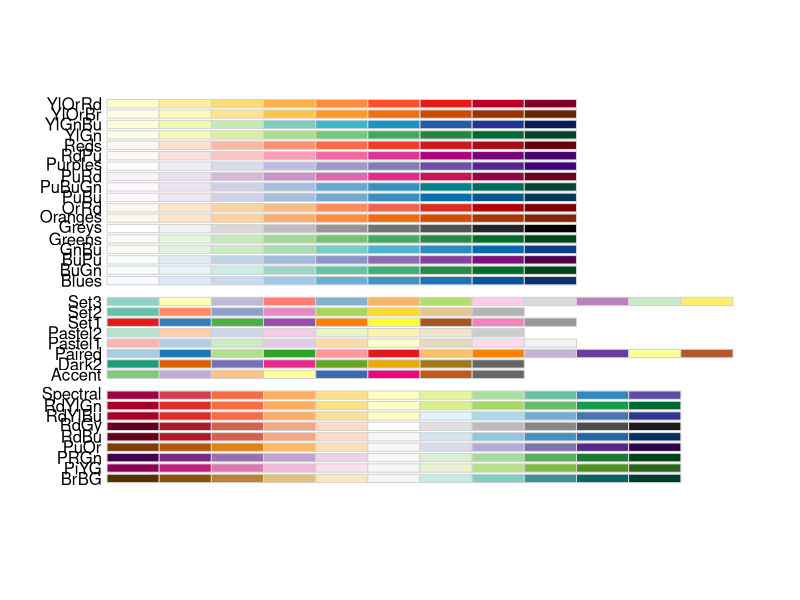
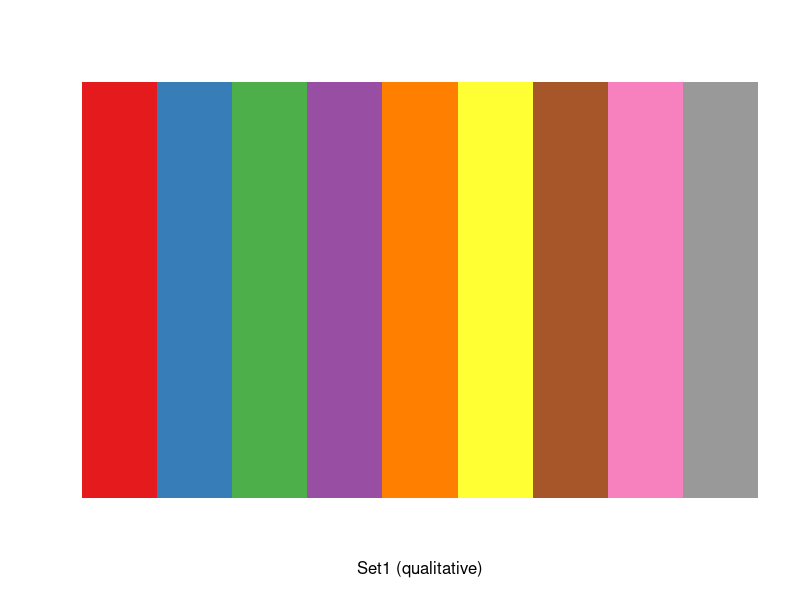
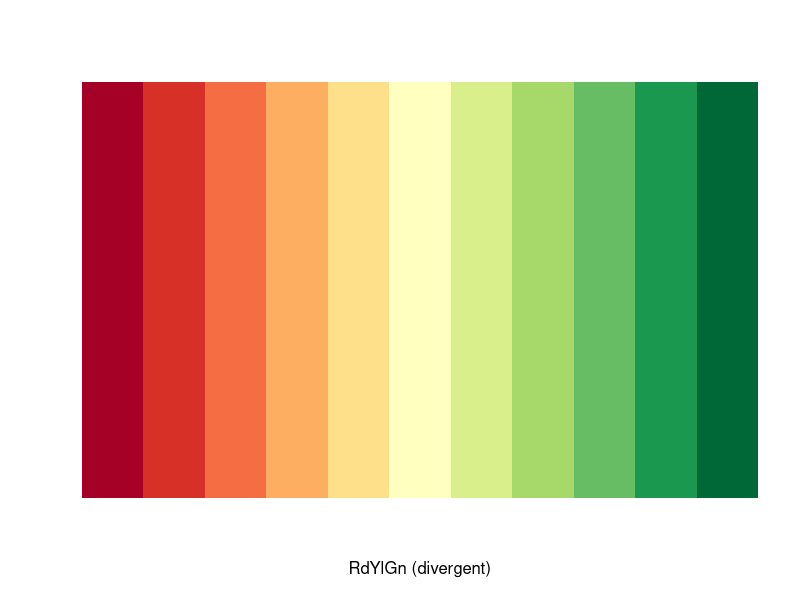
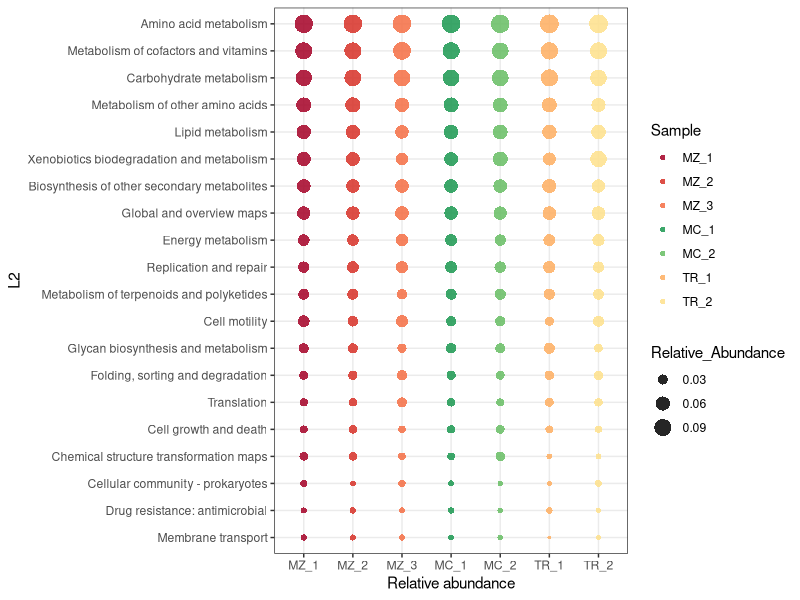

Reproduce these figures in R, in order.
rm(list=ls())
library(RColorBrewer)
display.brewer.all()
brewer.pal(9,'Set1')
display.brewer.pal(9,'Set1')
brewer.pal(11,'RdYlGn')
display.brewer.pal(11,'RdYlGn')


all_16S <- read.table('16S_KEGG.pathway.L2.abundance.txt', sep = '\t',header = T)
all_16S<-all_16S[,-9]
colnames(all_16S)<-c("L2","MZ_1","TR_1","MC_1","MZ_2","TR_2","MC_2","MZ_3")
all_16S<-all_16S[,c(1,2,5,8,4,7,3,6)]
only_number_16S<-all_16S[,-1]
only_number_16S_tmp<-t(only_number_16S)  
only_number_16S<-only_number_16S_tmp/rowSums(only_number_16S_tmp)
only_number_16S<-t(only_number_16S)
all_16S<-cbind(all_16S[,1],only_number_16S)
colnames(only_number_16S)
colnames(all_16S)<-c("L2","MZ_1","MZ_2","MZ_3","MC_1","MC_2","TR_1","TR_2")
all_16S<-as.data.frame(all_16S)
row.names(all_16S)<-all_16S$L2
all_16S_tmp<-all_16S[,-1]


all_16S_tmp<-as.data.frame(lapply(all_16S_tmp,as.numeric))
all_16S_tmp$sum<-apply(all_16S_tmp,1,sum)
all_16S<-cbind(all_16S$L2,all_16S_tmp)
colnames(all_16S)[1]<-c("L2")
all_16S<-all_16S[rev(order(all_16S$sum)),]
all_16S<-all_16S[,-9]

all_16S<-all_16S[1:20,]

#plot
library(ggplot2)
library(reshape2)
all_16S_long<-melt(all_16S, id= "L2")
colnames(all_16S_long)<-c("L2","Sample","Relative_Abundance")




p<-ggplot(all_16S_long,
          aes(x=Sample,y=reorder(L2,Relative_Abundance)))+ 
  geom_point(aes(colour=Sample,size=Relative_Abundance),shape=16,alpha=0.85) +
  scale_color_manual(values = c("#A50026","#D73027","#F46D43",
                                "#1A9850", "#66BD63",
                                "#FDAE61", "#FEE08B")) +theme_bw()+
  ylab("L2")+
  xlab("Relative abundance")
p

#save image 6*8 inches


